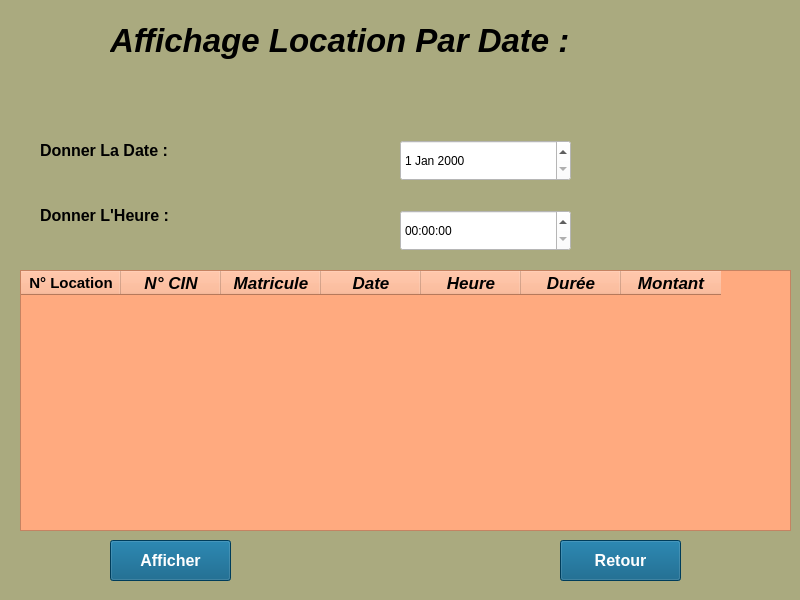
<?xml version="1.0" encoding="UTF-8"?>
<ui version="4.0">
 <class>Form</class>
 <widget class="QWidget" name="Form">
  <property name="geometry">
   <rect>
    <x>0</x>
    <y>0</y>
    <width>800</width>
    <height>600</height>
   </rect>
  </property>
  <property name="windowTitle">
   <string>Form</string>
  </property>
  <property name="styleSheet">
   <string notr="true">background-color: rgb(170, 170, 127);</string>
  </property>
  <widget class="QLabel" name="label">
   <property name="geometry">
    <rect>
     <x>40</x>
     <y>130</y>
     <width>361</width>
     <height>41</height>
    </rect>
   </property>
   <property name="font">
    <font>
     <pointsize>12</pointsize>
     <weight>75</weight>
     <bold>true</bold>
    </font>
   </property>
   <property name="text">
    <string>Donner La Date :</string>
   </property>
  </widget>
  <widget class="QPushButton" name="retour">
   <property name="geometry">
    <rect>
     <x>560</x>
     <y>540</y>
     <width>121</width>
     <height>41</height>
    </rect>
   </property>
   <property name="font">
    <font>
     <pointsize>12</pointsize>
     <weight>75</weight>
     <bold>true</bold>
    </font>
   </property>
   <property name="styleSheet">
    <string notr="true">background-color: rgb(255, 255, 255);
color: rgb(255, 255, 255);
background-color: rgb(0, 85, 127);</string>
   </property>
   <property name="text">
    <string>Retour</string>
   </property>
  </widget>
  <widget class="QPushButton" name="afficher">
   <property name="geometry">
    <rect>
     <x>110</x>
     <y>540</y>
     <width>121</width>
     <height>41</height>
    </rect>
   </property>
   <property name="font">
    <font>
     <pointsize>12</pointsize>
     <weight>75</weight>
     <italic>false</italic>
     <bold>true</bold>
    </font>
   </property>
   <property name="styleSheet">
    <string notr="true">background-color: rgb(0, 85, 127);
color: rgb(255, 255, 255);</string>
   </property>
   <property name="text">
    <string>Afficher</string>
   </property>
  </widget>
  <widget class="QTableWidget" name="tableWidget">
   <property name="geometry">
    <rect>
     <x>20</x>
     <y>270</y>
     <width>771</width>
     <height>261</height>
    </rect>
   </property>
   <property name="styleSheet">
    <string notr="true">font: 75 14pt &quot;MS Shell Dlg 2&quot;;
background-color: rgb(255, 170, 127);</string>
   </property>
   <property name="iconSize">
    <size>
     <width>20</width>
     <height>0</height>
    </size>
   </property>
   <property name="textElideMode">
    <enum>Qt::ElideRight</enum>
   </property>
   <attribute name="horizontalHeaderMinimumSectionSize">
    <number>100</number>
   </attribute>
   <attribute name="horizontalHeaderHighlightSections">
    <bool>false</bool>
   </attribute>
   <attribute name="verticalHeaderVisible">
    <bool>false</bool>
   </attribute>
   <attribute name="verticalHeaderMinimumSectionSize">
    <number>29</number>
   </attribute>
   <attribute name="verticalHeaderDefaultSectionSize">
    <number>31</number>
   </attribute>
   <attribute name="verticalHeaderHighlightSections">
    <bool>false</bool>
   </attribute>
   <attribute name="verticalHeaderShowSortIndicator" stdset="0">
    <bool>false</bool>
   </attribute>
   <column>
    <property name="text">
     <string>N° Location</string>
    </property>
    <property name="font">
     <font>
      <pointsize>11</pointsize>
      <weight>75</weight>
      <bold>true</bold>
     </font>
    </property>
   </column>
   <column>
    <property name="text">
     <string>N° CIN</string>
    </property>
    <property name="font">
     <font>
      <pointsize>13</pointsize>
      <weight>75</weight>
      <italic>true</italic>
      <bold>true</bold>
      <underline>false</underline>
     </font>
    </property>
   </column>
   <column>
    <property name="text">
     <string>Matricule</string>
    </property>
    <property name="font">
     <font>
      <pointsize>13</pointsize>
      <weight>75</weight>
      <italic>true</italic>
      <bold>true</bold>
     </font>
    </property>
   </column>
   <column>
    <property name="text">
     <string>Date</string>
    </property>
    <property name="font">
     <font>
      <pointsize>13</pointsize>
      <weight>75</weight>
      <italic>true</italic>
      <bold>true</bold>
     </font>
    </property>
   </column>
   <column>
    <property name="text">
     <string>Heure</string>
    </property>
    <property name="font">
     <font>
      <pointsize>13</pointsize>
      <weight>75</weight>
      <italic>true</italic>
      <bold>true</bold>
     </font>
    </property>
   </column>
   <column>
    <property name="text">
     <string>Durée</string>
    </property>
    <property name="font">
     <font>
      <pointsize>13</pointsize>
      <weight>75</weight>
      <italic>true</italic>
      <bold>true</bold>
     </font>
    </property>
   </column>
   <column>
    <property name="text">
     <string>Montant</string>
    </property>
    <property name="font">
     <font>
      <pointsize>13</pointsize>
      <weight>75</weight>
      <italic>true</italic>
      <bold>true</bold>
     </font>
    </property>
   </column>
  </widget>
  <widget class="QLabel" name="label_2">
   <property name="geometry">
    <rect>
     <x>40</x>
     <y>190</y>
     <width>261</width>
     <height>51</height>
    </rect>
   </property>
   <property name="font">
    <font>
     <pointsize>12</pointsize>
     <weight>75</weight>
     <bold>true</bold>
    </font>
   </property>
   <property name="text">
    <string>Donner L'Heure :</string>
   </property>
  </widget>
  <widget class="QDateEdit" name="dateEdit">
   <property name="geometry">
    <rect>
     <x>400</x>
     <y>140</y>
     <width>171</width>
     <height>41</height>
    </rect>
   </property>
   <property name="styleSheet">
    <string notr="true">background-color: rgb(255, 255, 255);</string>
   </property>
  </widget>
  <widget class="QTimeEdit" name="timeEdit">
   <property name="geometry">
    <rect>
     <x>400</x>
     <y>210</y>
     <width>171</width>
     <height>41</height>
    </rect>
   </property>
   <property name="styleSheet">
    <string notr="true">background-color: rgb(255, 255, 255);</string>
   </property>
  </widget>
  <widget class="QLabel" name="label_3">
   <property name="geometry">
    <rect>
     <x>110</x>
     <y>0</y>
     <width>551</width>
     <height>81</height>
    </rect>
   </property>
   <property name="font">
    <font>
     <pointsize>25</pointsize>
     <weight>75</weight>
     <italic>true</italic>
     <bold>true</bold>
    </font>
   </property>
   <property name="text">
    <string>Affichage Location Par Date :</string>
   </property>
  </widget>
 </widget>
 <resources/>
 <connections/>
</ui>
